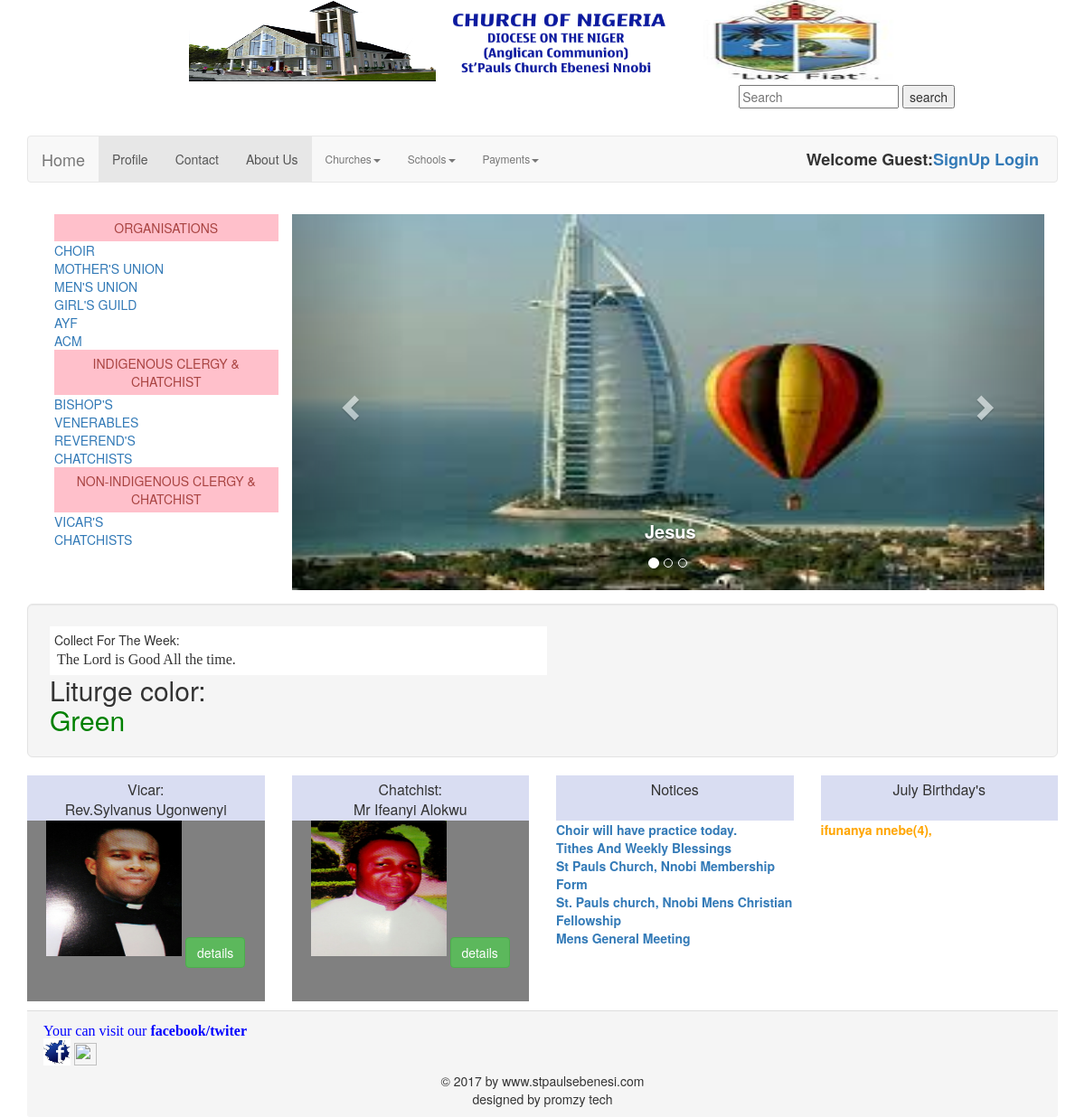
The page / on the database its author committed.
### tables this page shows
CREATE TABLE `slider` (
  `slider_id` int(10) NOT NULL,
  `slider_title` varchar(100) NOT NULL,
  `slider_image` text NOT NULL,
  `slider_desc` text NOT NULL
);

CREATE TABLE `collect` (
  `collect_id` int(10) NOT NULL,
  `collect` text NOT NULL
);

CREATE TABLE `current_workers` (
  `worker_id` int(100) NOT NULL,
  `worker_cat` varchar(30) NOT NULL,
  `worker_email` varchar(50) NOT NULL,
  `worker_firstname` varchar(30) NOT NULL,
  `worker_lastname` varchar(30) NOT NULL,
  `worker_image` text NOT NULL,
  `worker_phoneno` varchar(11) NOT NULL,
  `worker_bio` text NOT NULL
);

CREATE TABLE `notices` (
  `notices_id` int(10) NOT NULL,
  `notices_title` varchar(200) NOT NULL,
  `notices_body` text NOT NULL
);

CREATE TABLE `members` (
  `member_id` int(10) NOT NULL,
  `first_name` varchar(30) NOT NULL,
  `last_name` varchar(30) NOT NULL,
  `email` varchar(50) NOT NULL,
  `address` varchar(50) NOT NULL,
  `phone_no` varchar(11) NOT NULL,
  `pass` varchar(50) NOT NULL,
  `gender` text NOT NULL,
  `date` date NOT NULL,
  `image` text NOT NULL,
  `country` text NOT NULL,
  `state` text NOT NULL
);

### function/function.php (the view, shortened to what this page needs)
<link rel="stylesheet" href="styles/choir.css" media="all"/>
<link rel="stylesheet" href="css/bootstrap.min.css">
<?php
include("includes/db.php");
function getCollect(){
	global $con;
	$get_collect = "select * from collect";
	$run_collect = mysqli_query($con, $get_collect);
	while ($row_collect = mysqli_fetch_array($run_collect)) {
		$collect = $row_collect['collect'];
		echo '<h1 style="text-align:left;">'.$collect.'</h1>';
	}
}
function getCurrentVicar(){
	global $con;
	$get_cat = "REVEREND";
	$get_vicar = "select * from current_workers where worker_cat = '$get_cat'";
	$run_vicar = mysqli_query($con, $get_vicar);
	while ($row_vicar = mysqli_fetch_array($run_vicar)) {
		$prist_id = $row_vicar['worker_id'];
		$prist_firstname = $row_vicar['worker_firstname'];
		$prist_lastname= $row_vicar['worker_lastname'];
		$prist_image = $row_vicar['worker_image'];
echo "
				<div class='row'>
				<div class='col-md-12'>
          <div class='title'>Vicar:<br>$prist_firstname
				$prist_lastname</div>
        </div>
<img src='cworkers/images/$prist_image' width='150' height='150' />
			<a href='cworkers/detail.php?view_prist=$prist_id'><button type='submit' name='details' class='btn btn-success'>details</button>
</a>
				</div>";
			}
		}
function getCurrentCatchist(){
	global $con;
	$get_cat = "CHATCHIST";
	$get_chatchist = "select * from current_workers where worker_cat = '$get_cat'";
	$run_chatchist = mysqli_query($con, $get_chatchist);
	while ($row_chatchist = mysqli_fetch_array($run_chatchist)) {
		$chatchist_id = $row_chatchist['worker_id'];
		$chatchist_firstname = $row_chatchist['worker_firstname'];
		$chatchist_lastname= $row_chatchist['worker_lastname'];
		$chatchist_image = $row_chatchist['worker_image'];
echo "
		<div class='row'>
				<div class='col-md-12'>
				<div class='title'>Chatchist:<br>$chatchist_firstname
				$chatchist_lastname</div>
        </div>
				<img src='cworkers/images/$chatchist_image' width='150' height='150' />
			<a href='cworkers/detail.php?view_pastor=$chatchist_id'><button type='submit' name='details' class='btn btn-success'>details</button>
</a>
				</div>";
			}
		}
function loggled_user(){
if(isset($_COOKIE['email'])){
echo "<b>Welcome:<b>" . $_COOKIE['email'] . "<b style ='color:yellow;'> Your </b>";
}
else{
  echo "<b> Welcome Guest:</b>";
  }
if(!isset($_COOKIE['email'])){
	echo "<a href='members/member_register.php'><b>SignUp</b></a>";
  echo "<a href='members/member_login.php'><b> Login</b></a>";
}
else {
  echo "<a href='members/member_logout.php'>Logout</a>";
}
}
function slider(){
	global $con;
	$get_slider = "select * from slider LIMIT 0,10";
	$run_slider = mysqli_query($con, $get_slider);
	if ($row_slider = mysqli_fetch_assoc($run_slider)) {
		$slider_image = $row_slider['slider_image'];
		echo "
				<div id = 'outerbox'>
				<img class='slides' src='admin_area/slider_images/$slider_image' width='180' height='180' />
				</div>";
	}
}
function getNotices(){
	global $con;
	$get_notice = "select * from notices";
	$run_notice = mysqli_query($con, $get_notice);
	while ($row_notice = mysqli_fetch_array($run_notice)) {
		$notice_id = $row_notice['notices_id'];
		$notice_title = $row_notice['notices_title'];
echo "
	<b><a href='notice.php?notices_id=$notice_id'>$notice_title<br></a></b>
			";
			}
		}
function birthday(){
	global $con;
	$get_member = "select * from members";
	$run_member = mysqli_query($con,$get_member);
	while ($row_member = mysqli_fetch_array($run_member)) {
		$dob = $row_member['date'];
		$member_name = $row_member['first_name'];
		$member_lastname = $row_member['last_name'];
		$dm = date_parse_from_format("Y-m-d", $dob);
		$month1 = $dm["month"];
		$day = $dm["day"];
		$today   = Date("Y-m-d");
		$d = date_parse_from_format("Y-m-d", $today);
		$currentMonth = $d["month"];
		if (!empty($dob)) {
			if ($month1==$currentMonth) {
				echo "<b style='color: orange'>$member_name $member_lastname($day), </b>";
			}
		}
	}
}
function getMonth(){
	$today   = Date("F");
	echo $today;
}
?>

### index.php (shortened to what this page needs)
<?php
  include("includes/db.php");
  include("function/function.php");
?>
<html>
<html>
<head>
    <link rel="stylesheet" href="css/bootstrap.min.css">
    <link rel="stylesheet" href="styles/style.css" media="all"/>
</head>
<body>
<div class="container">
  <div class="header_wrapper">
    <a href="index.php"><img id="logo" src="images/myshop.jpg" height="60%" width="30%" />
    <img id="banner" src="images/logo.jpg" height="60%" width="30%" />
    <img src="images/images_3.jpg" height="60%" width="25%" /></a>
<div class="menubar1">
  <div id="form">
            <form method="get" action="#" enctype="multipart/form-data">
                <input type="text" name="user_query" placeholder="Search"/>
                <input type="submit" name="search" value="search"/>
            </form>
          </div>
  </div>
</div>
<nav class="navbar navbar-default" role="navigation">
      <div class="container-fluid">
        <div class="navbar-header">
          <a class="navbar-brand" href="index.php">Home</a>
        </div>
        <div class="collapse navbar-collapse" id="bs-example-navbar-collapse-1">
          <ul class="nav navbar-nav">
          <li class="active"><a href="members/my_account.php">Profile<span class="sr-only">(current)</span></a></li>
          <li class="active"><a href="#">Contact<span class="sr-only">(current)</span></a></li>
          <li class="active"><a href="#">About Us<span class="sr-only">(current)</span></a>
          </li>
          <li class="dropdown">
            <a  class="dropbtn">Churches<span class="caret"></span></a>
          </li>
           <li class="dropdown">
            <a class="dropbtn">Schools<span class="caret"></span></a>
          </li>
          <li class="dropdown">
            <a class="dropbtn">Payments<span class="caret"></span></a>
          </li>
          </ul>
          <ul class="nav navbar-nav navbar-right">
              <span style="float:right; font-size:18px ; padding:5px; line-height:40px ;">
                <?php loggled_user(); ?>
          </ul>
        </div>
    </nav>
     <div class="panel-body">
              <div class="box">
                <div class="col-lg-3 col-md-4 col-sm-6 col-xs-12 "><div class="grey-box">
            <div class="sidebar_title1 alert-danger" role="alert">ORGANISATIONS</div>
               <a href ="choir.php">CHOIR</a><br>
               <a href ="#">MOTHER'S UNION</a><br>
               <a href ="#">MEN'S UNION</a><br>
              <a href ="#">GIRL'S GUILD</a><br>
               <a href ="youth.php">AYF</a><br>
               <a href ="#">ACM</a><br>
            <div class="sidebar_title2 alert-danger" role="alert">INDIGENOUS CLERGY & CHATCHIST</div>
            <a href ="indworkers/view_bishops.php">BISHOP'S</a><br>
            <a href ="indworkers/view_vens.php">VENERABLES</a><br>
            <a href ="indworkers/view_revs.php">REVEREND'S</a><br>
            <a href ="indworkers/view_pastors.php">CHATCHISTS</a>
          <div class="sidebar_title2 alert-danger" role="alert">NON-INDIGENOUS CLERGY & CHATCHIST</div>
              <a href ="workers/view_prists.php">VICAR'S</a><br>
              <a href ="workers/view_pastors.php">CHATCHISTS</a>
      </div>
      </div>
      </div>
      <div class="outerbox">
        <div class="col-xm-12">
            <div id="my-slider" class="carousel slide" data-ride="carousel">
              <ol class="carousel-indicators">
                <li data-target="#my-slider" data-slide-to="0" class="active"></li>
                <li data-target="#my-slider" data-slide-to="1" ></li>
                <li data-target="#my-slider" data-slide-to="1" ></li>
              </ol>
              <div class="carousel-inner" role="listbox">
                <div class="item active">
                  <?php  slider(); ?>
                  <div class="carousel-caption">
                    <?php
                      $get_slider = "select * from slider LIMIT 0,10";
  $run_slider = mysqli_query($con, $get_slider);
  $row_slider = mysqli_fetch_array($run_slider);
    $slider_id = $row_slider['slider_id'];
    $slider_title = $row_slider['slider_title'];
    echo "<div class='slider-title'>
     <a href ='workers/view_pastors.php'>$slider_title</a>
     </div>";
                     ?>
                  </div>
                </div>
              </div>
            <a class="left carousel-control" href="#<?php echo $slider_id ?>" role="button" onclick="plusIndex(-1)" data-slide="prev">
              <span class="glyphicon glyphicon-chevron-left" aria-hidden="true"></span>
              </a>
              <a class="right carousel-control" href="#<?php echo $slider_id ?>" role="button" onclick="plusIndex(1)" data-slide="prev">
              <span class="glyphicon glyphicon-chevron-right" aria-hidden="true"></span>
              </a>
            </div>
      </div>
      </div>
      </div>
      <div class="well well-lg">
<div class="collect alert-default" role="alert">
<p align="left">Collect For The Week:</p>
                    <?php getCollect(); ?> </div>
          <h2 style="text-align: left;">Liturge color:<h2 style="color:green;">Green</h2></h2>
</div>
      <div class="BOX">
        <div class="row">
            <div class="col-lg-3 col-md-4 col-sm-6 col-xs-12 "><div class="g-box"><?php getCurrentVicar();  ?></div></div>
              <div class="col-lg-3 col-md-4 col-sm-6 col-xs-12 "><div class="g-box"><?php  getCurrentCatchist() ?></div></div>
              <div class="col-lg-3 col-md-4 col-sm-6 col-xs-12 "><div class="g-news"><div class="title">Notices</div><?php  getNotices(); ?>
              <div class="btn">
              </div></div>
              </div>
              <div class="col-lg-3 col-md-4 col-sm-6 col-xs-12 "><div class="g-news"><div class="title"><?php getMonth() ?> Birthday's</div><?php  birthday(); ?></div></div>
            </div>
            </div>
        <div class="panel-footer">
        <div class="facebook">
              <h1 style="color: blue;">Your can visit our<b> facebook/twiter</b><a href="#"><img src="images/facebooke.jpg" width="30px" height="30px"></a>
              <a href="#"><img src="images/twiter.jpg" width="25px" height="25px"></a></h1>
        </div>
              <p style="text-align: center;">&copy; 2017 by www.stpaulsebenesi.com </p>
              <p style="text-align: center">designed by promzy tech</p>
        </div>
        </div>
</body>
</html>

### styles/style.css (style rules this page uses)
html, body, div, span, applet, object, iframe, h1, h2, h3, h4, h5, h6, p, blockquote, pre, a, abbr, acronym, address, big, cite, code, del, dfn, em, img, ins, kbd, q, s, samp, small, strike, strong, sub, sup, tt, var, b, u, i, center,dl, dt, dd, ol, ul, li, fieldset, form, label, legend, table, caption, tbody, tfoot, thead, tr, th, td, article, aside, canvas, details, embed, figure, figcaption, footer, header, hgroup, menu, nav, output, ruby, section, summary, time, mark, audio, video { margin:0; padding:0; border: 0; vertical-align: baseline; }
article, aside, details, figcaption, figure, footer, header, hgroup, menu, nav, section { display: block; }
body { text-align: left; }
#banner { text-align: center; }
.header_wrapper { width:80%; height:150px; margin:auto; text-align: center; }
#form { float: right; }
h1 { text-decoration:none; padding:3px; margin:0; font-family:COMIC SAN MS; font-size:16px; }
.grey-box { height: auto; margin-bottom: px; font-size: 1em; text-align: left; padding:0px; }
.g-box { background-color: grey; height: 250px; margin-bottom: 10px; font-size: 1em; text-align: center; padding:0px; }
.g-news { background-color: white; height: 250px; margin-bottom: 10px; font-size: 1em; text-align: left; padding:0px; }
.title { width: 100%; background-color: #d9ddf2; height: 50px; text-align: center; padding: 5px; font-size: 16px; }
.sidebar_title1 { text-align: center; background: pink; padding: 5px; height: auto; }
.sidebar_title2 { text-align: center; background: pink; padding: 5px; height: auto; }
.collect { text-align: center; background: white; padding: 5px; height: auto; width: 550px; }
.outerbox { width: 75%; height: 52%; position: relative; float: right; }
.outerbox img { width: 100%; height: 100%; }
.slider-title a { padding-left: 5px; font-weight: bolder; font-size: 20px; color: white; }
.dropbtn { color: white; padding: 16px; font-size: 12px; border: none; cursor: pointer; }
.dropdown { position: relative; display: inline-block; }
.facebook { width: 250px; }

### rows shown on the page
slider: slider_image (picture), slider_title "Jesus"
collect: collect "The Lord is Good All the time."
current_workers: worker_firstname "Rev.Sylvanus", worker_lastname "Ugonwenyi", worker_image (picture)
current_workers: worker_firstname "Mr Ifeanyi", worker_lastname "Alokwu", worker_image (picture)
notices: notices_title "Choir will have practice today."
notices: notices_title "Tithes And Weekly Blessings"
notices: notices_title "St Pauls Church, Nnobi Membership Form"
notices: notices_title "St. Pauls church, Nnobi Mens Christian Fellowship"
notices: notices_title "Mens General Meeting"
members: first_name "ifunanya", last_name "nnebe", date "4"

### other values the page prints
$today "July"
